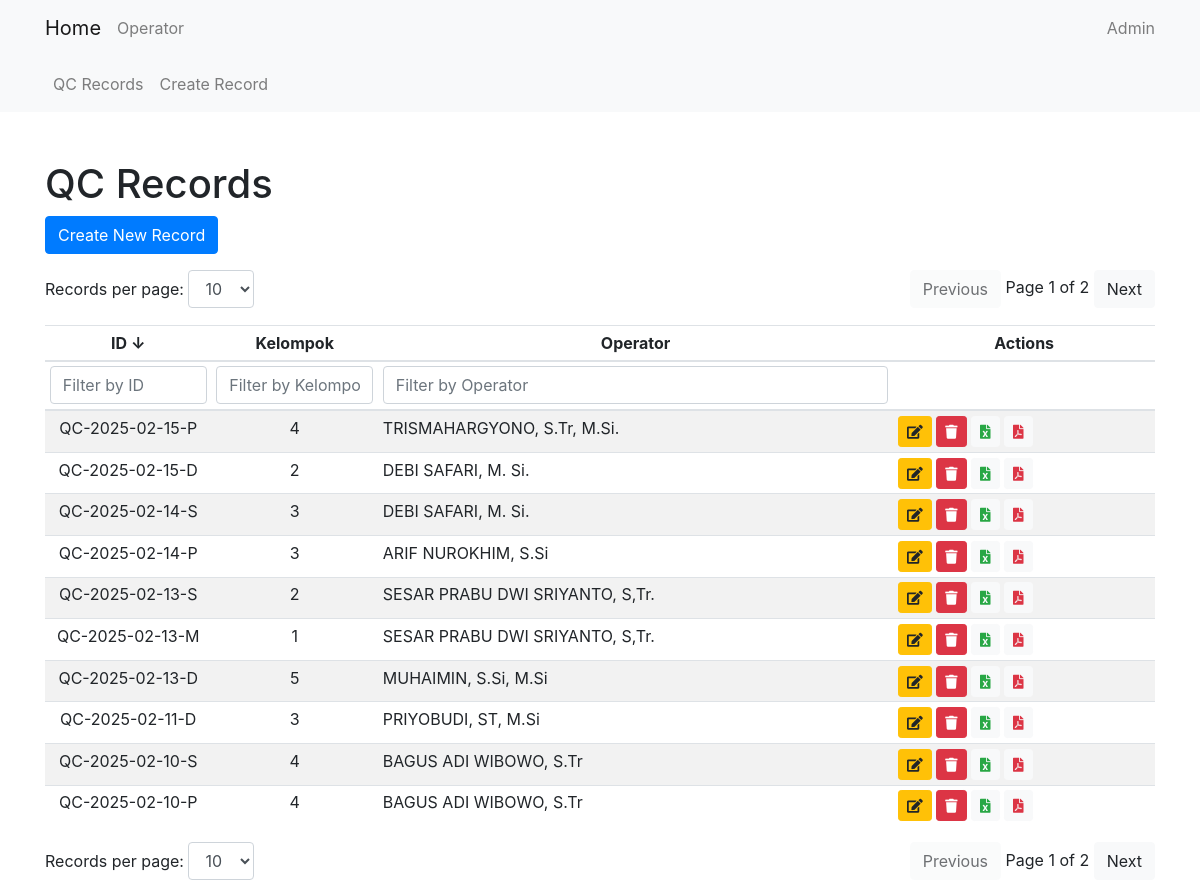
The page /qc/ on the database its author committed.
### qc/models.py (models this page shows, shortened)
class QcRecord(models.Model):
    date = models.DateField(default=get_default_date)
    qc_id = models.CharField(max_length=15, default='0')
    shift = models.CharField(max_length=15, choices=SHIFT, default='P')
    kelompok = models.CharField(max_length=1, choices=KELOMPOK, default='1')
    jam_pelaksanaan = models.TimeField(default=(timezone.now() + timezone.timedelta(hours=7)).replace(second=0, microsecond=0))
    qc_prev = models.TextField(default='0')
    qc = models.TextField(default='0')
    operator = models.ForeignKey(Operator, on_delete=models.CASCADE)
    NIP = models.CharField(max_length=18, default='0')
    event_indonesia = models.IntegerField(default=0)
    event_luar = models.IntegerField(default=0)
    kel_sebelum = models.CharField(max_length=1, choices=KELOMPOK, default='1')

### core/models.py (models this page shows)
class Operator(models.Model):
    name = models.CharField(max_length=100)
    NIP = models.CharField(max_length=18)
    def __str__(self):
        return self.name

### qc/views.py (the view)
# urls.py: path('', QcRecordListView.as_view(), name='qcrecord_list'),
class QcRecordListView(ListView):
    model = QcRecord
    template_name = 'qc/qcrecord_list.html'
    context_object_name = 'qcrecords'

### qc/templates/qc/qcrecord_list.html (shortened to what this page needs)
{% extends 'core/base.html' %}
{% block content %}
<h1 class="mt-5">QC Records</h1>
<a href="{% url 'qc:qcrecord_create' %}" class="btn btn-primary mb-3">Create New Record</a>
<div class="d-flex justify-content-between mb-3">
    <div>
        <label for="recordsPerPageTop">Records per page:</label>
        <select id="recordsPerPageTop" class="form-control d-inline-block w-auto">
            <option value="10" selected>10</option>
        </select>
    </div>
    <div>
        <button id="prevPageTop" class="btn btn-light">Previous</button>
        <span id="pageInfoTop"></span>
        <button id="nextPageTop" class="btn btn-light">Next</button>
    </div>
</div>
<div class="table-responsive">
    <table class="table table-striped table-sm" id="qcRecordTable">
        <thead>
            <tr>
                <th onclick="sortTable(0)" style="cursor: pointer; text-align: center;" width="15%">ID <span id="idSortArrow">↓</span></th>
                <th onclick="sortTable(1)" style="cursor: pointer; text-align: center;" width="15%">Kelompok </th>
                <th onclick="sortTable(2)" style="cursor: pointer; text-align: center;">Operator </th>
                <th style="text-align: center;">Actions</th>
            </tr>
            <tr>
                <th><input type="text" id="idFilter" onkeyup="filterTable(0)" placeholder="Filter by ID" class="form-control"></th>
                <th><input type="text" id="kelompokFilter" onkeyup="filterTable(1)" placeholder="Filter by Kelompok" class="form-control"></th>
                <th><input type="text" id="operatorFilter" onkeyup="filterTable(2)" placeholder="Filter by Operator" class="form-control"></th>
                <th></th>
            </tr>
        </thead>
        <tbody id="qcRecordTableBody">
            {% for record in qcrecords|dictsortreversed:"qc_id" %}
            <tr>
                <td style="text-align: center;">{{ record.qc_id }}</td>
                <td style="text-align: center;">{{ record.kelompok }}</td>
                <td>{{ record.operator }}</td>
                <td>
                    <a href="{% url 'qc:qcrecord_update' record.pk %}" class="btn btn-sm btn-warning" data-toggle="tooltip" title="Edit">
                        <i class="fas fa-edit"></i>
                    </a>
                    <form action="{% url 'qc:qcrecord_delete_direct' record.pk %}" method="post" style="display:inline;">
                        <button type="button" class="btn btn-sm btn-danger delete-button" data-toggle="tooltip" title="Delete">
                            <i class="fas fa-trash"></i>
                        </button>
                    </form>
                    <a href="{% url 'qc:export_to_excel' record.pk %}" class="btn btn-sm btn-light text-success" data-toggle="tooltip" title="Export to Excel">
                        <i class="fas fa-file-excel"></i>
                    </a>
                    <a href="{% url 'qc:export_to_pdf' record.pk %}" class="btn btn-sm btn-light text-danger" data-toggle="tooltip" title="Export to PDF">
                        <i class="fas fa-file-pdf"></i>
                    </a>
                </td>
            </tr>
            {% endfor %}
        </tbody>
    </table>
</div>
<div class="d-flex justify-content-between">
    <div>
        <label for="recordsPerPage">Records per page:</label>
        <select id="recordsPerPage" class="form-control d-inline-block w-auto">
            <option value="10" selected>10</option>
        </select>
    </div>
    <div>
        <button id="prevPage" class="btn btn-light">Previous</button>
        <span id="pageInfo"></span>
        <button id="nextPage" class="btn btn-light">Next</button>
    </div>
</div>
{% endblock %}

### rows shown on the page
QcRecord: qc_id "QC-2025-02-15-P", kelompok "4", operator "TRISMAHARGYONO, S.Tr, M.Si."
QcRecord: qc_id "QC-2025-02-15-D", kelompok "2", operator "DEBI SAFARI, M. Si."
QcRecord: qc_id "QC-2025-02-14-S", kelompok "3", operator "DEBI SAFARI, M. Si."
QcRecord: qc_id "QC-2025-02-14-P", kelompok "3", operator "ARIF NUROKHIM, S.Si"
QcRecord: qc_id "QC-2025-02-13-S", kelompok "2", operator "SESAR PRABU DWI SRIYANTO, S,Tr."
QcRecord: qc_id "QC-2025-02-13-M", kelompok "1", operator "SESAR PRABU DWI SRIYANTO, S,Tr."
QcRecord: qc_id "QC-2025-02-13-D", kelompok "5", operator "MUHAIMIN, S.Si, M.Si"
QcRecord: qc_id "QC-2025-02-11-D", kelompok "3", operator "PRIYOBUDI, ST, M.Si"
QcRecord: qc_id "QC-2025-02-10-S", kelompok "4", operator "BAGUS ADI WIBOWO, S.Tr"
QcRecord: qc_id "QC-2025-02-10-P", kelompok "4", operator "BAGUS ADI WIBOWO, S.Tr"
